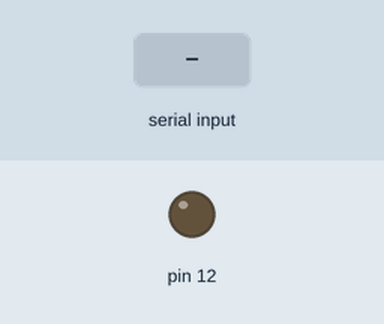
Simulated run of this sketch. Board: Arduino Uno, built with avr-gcc and run on an emulated ATmega328P. On the bench: output pins drawn as LEDs (lit = HIGH). The inputs (shaded band) are chosen by the test bench. What the sketch prints to the serial monitor is not drawn.

Above: at 1.2 s.
1.3 s: "90,45\n" received over Serial
At 2.5 s:
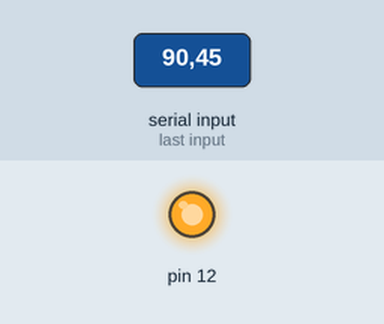
2.8 s: "30,150\n" received over Serial
At 3.8 s:
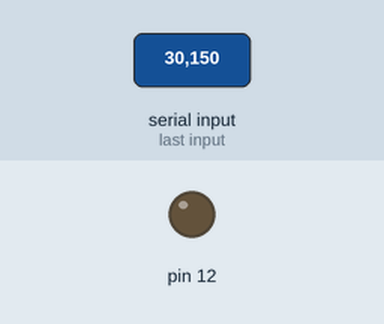
4.3 s: "5\n" received over Serial
At 5.0 s:
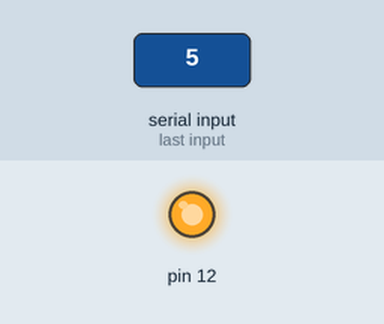
Timing chart, 0 to 7.3 s (numbered marks = the images above; inputs shaded):
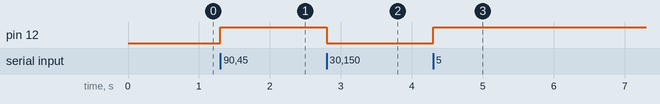

The sketch:

StimUNO_forAllVisuallyEvokedAssays.ino
```cpp
int x;

void setup() {
  // put your setup code here, to run once:
  Serial.begin(115200);
  Serial.setTimeout(1);
  pinMode(12, OUTPUT);
}

void loop() {
  // put your main code here, to run repeatedly:
  digitalWrite(12, LOW);
  while (Serial.available()){
    x = Serial.readString().toInt();
    Serial.print(1);
    digitalWrite(12, HIGH);
    while (!Serial.available());
    x = Serial.readString().toInt();
    Serial.print(1);
  }
}
```

Measured:
- after the input at 1.3 s, pin 12: LOW → HIGH at once
- after the input at 2.8 s, pin 12: HIGH → LOW at once
- after the input at 4.3 s, pin 12: LOW → HIGH at once
